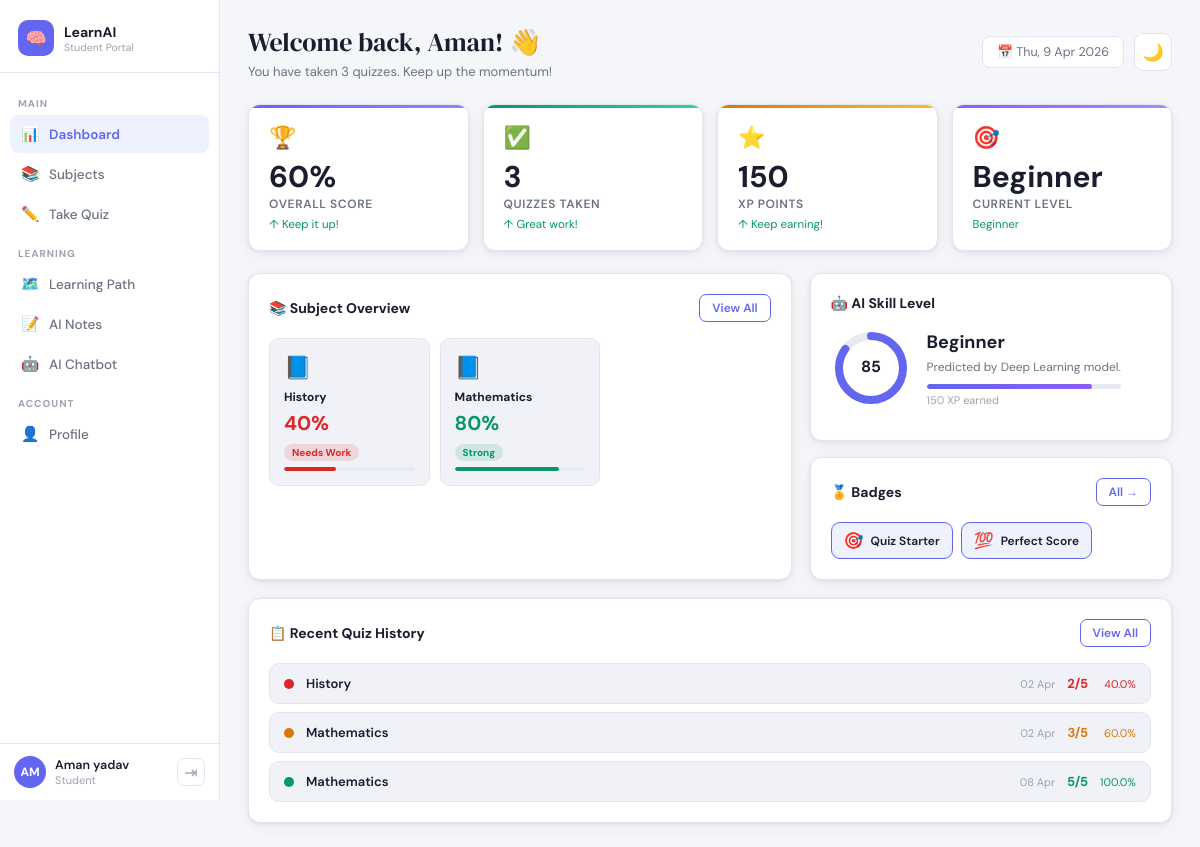
The page /student/dashboard (signed in) on the database its author committed.
### database/models.py (models this page shows)
class User(UserMixin, db.Model):
    __tablename__ = 'users'
    id            = db.Column(db.Integer, primary_key=True)
    name          = db.Column(db.String(100), nullable=False)
    email         = db.Column(db.String(120), unique=True, nullable=False)
    password_hash = db.Column(db.String(200), nullable=False)
    role          = db.Column(db.String(10), nullable=False, default='student')
    subject       = db.Column(db.String(100))
    class_level   = db.Column(db.String(20), nullable=True)  # e.g. "Class 5", "Class 10"
    points        = db.Column(db.Integer, default=0)
    level         = db.Column(db.String(20), default='Beginner')
    firebase_uid  = db.Column(db.String(200), nullable=True)   # ✅ FIXED: Google login ke liye
    created_at    = db.Column(db.DateTime, default=datetime.utcnow)
    quiz_results  = db.relationship('QuizResult', backref='user', lazy=True)
    chat_messages = db.relationship('ChatMessage', backref='user', lazy=True)
    notes         = db.relationship('Note', backref='user', lazy=True)

class QuizResult(db.Model):
    __tablename__ = 'quiz_results'
    id          = db.Column(db.Integer, primary_key=True)
    user_id     = db.Column(db.Integer, db.ForeignKey('users.id'), nullable=False)
    subject     = db.Column(db.String(50), nullable=False)
    score       = db.Column(db.Integer)
    total       = db.Column(db.Integer)
    percentage  = db.Column(db.Float)
    weak_topics = db.Column(db.Text)
    taken_at    = db.Column(db.DateTime, default=datetime.utcnow)

class Badge(db.Model):
    __tablename__ = 'badges'
    id        = db.Column(db.Integer, primary_key=True)
    user_id   = db.Column(db.Integer, db.ForeignKey('users.id'), nullable=False)
    badge_id  = db.Column(db.String(50))
    name      = db.Column(db.String(100))
    icon      = db.Column(db.String(10))
    earned_at = db.Column(db.DateTime, default=datetime.utcnow)

### app.py (the view)
@student_bp.route('/dashboard')
def dashboard():
    results    = get_user_quiz_results(current_user.id)
    scores     = analyze_skills(results) if results else {}
    level_name, conf, probs = predict_skill_level(scores)
    badges     = Badge.query.filter_by(user_id=current_user.id).all()
    path_row   = LearningPath.query.filter_by(user_id=current_user.id).first()
    weak       = sorted([(s,v) for s,v in scores.items() if v < 60], key=lambda x: x[1])
    return render_template('student/student_dashboard.html',
        user=current_user, results=results[:6], scores=scores,
        level_name=level_name, conf=round(conf*100), probs=probs,
        badges=badges, weak_topics=weak,
        path=json.loads(path_row.path_data) if path_row else [])

### app.py (called while the page is built)
@login_manager.user_loader
def load_user(user_id):
    return User.query.get(int(user_id))

def get_user_quiz_results(user_id):
    results = QuizResult.query.filter_by(user_id=user_id).all()
    return [{'subject': r.subject, 'score': r.score,
             'total': r.total, 'percentage': r.percentage,
             'taken_at': r.taken_at} for r in results]

@student_bp.before_request
def student_auth():
    if not current_user.is_authenticated:
        return redirect(url_for('login'))
    if current_user.role != 'student':
        return redirect(url_for('teacher.dashboard'))

### ml/deep_model.py (called while the page is built)
def load_model():
    global _model
    if _model is not None:
        return _model
    if TF_AVAILABLE and os.path.exists(MODEL_PATH):
        _model = keras.models.load_model(MODEL_PATH)
    return _model

def rule_based_level(avg_score):
    if avg_score >= 80: return 3
    if avg_score >= 65: return 2
    if avg_score >= 45: return 1
    return 0

def predict_skill_level(scores_dict):
    vector = [scores_dict.get(s, 0) for s in SUBJECTS]
    avg    = np.mean([v for v in vector if v > 0]) if any(vector) else 0
    model = load_model()
    if model is not None:
        arr   = np.array(vector).reshape(1, -1) / 100.0
        probs = model.predict(arr, verbose=0)[0]
        level_idx = int(np.argmax(probs))
        confidence = float(probs[level_idx])
    else:
        level_idx  = rule_based_level(avg)
        confidence = 0.85
        probs      = [0.0] * 4
        probs[level_idx] = confidence
    return LEVELS[level_idx], confidence, probs if isinstance(probs, list) else probs.tolist()

def analyze_skills(quiz_results):
    subject_data = {}
    for r in quiz_results:
        s = r['subject']
        if s not in subject_data:
            subject_data[s] = []
        subject_data[s].append(r['percentage'])
    return {s: round(sum(v)/len(v)) for s, v in subject_data.items()}

### templates/student/student_dashboard.html (shortened to what this page needs)
<!DOCTYPE html>
<html lang="en" data-theme="light">
<head>
</head>
<body>
<aside class="sidebar">
  <div class="logo"><div class="logo-icon">🧠</div><div><div class="logo-name">LearnAI</div><div class="logo-tag">Student Portal</div></div></div>
  <nav class="nav">
    <div class="ns">Main</div>
    <a href="/student/dashboard" class="na on"><span class="ni">📊</span> Dashboard</a>
    <a href="/student/subjects"  class="na"><span class="ni">📚</span> Subjects</a>
    <a href="/student/subjects"  class="na"><span class="ni">✏️</span> Take Quiz</a>
    <div class="ns">Learning</div>
    <a href="/student/path"      class="na"><span class="ni">🗺️</span> Learning Path</a>
    <a href="/student/notes"     class="na"><span class="ni">📝</span> AI Notes</a>
    <a href="/student/chatbot"   class="na"><span class="ni">🤖</span> AI Chatbot</a>
    <div class="ns">Account</div>
    <a href="/student/profile"   class="na"><span class="ni">👤</span> Profile</a>
  </nav>
  <div class="sfoot">
    <div class="uav">{{ user.name[:2].upper() if user.name else 'U' }}</div>
    <div>
      <div class="unm">{{ user.name }}</div>
      <div class="url">Student</div>
    </div>
    <a href="/logout" class="lb" title="Logout">⇥</a>
  </div>
</aside>
<main class="main">
  <div class="topbar">
    <div>
      <div class="page-title">Welcome back, {{ user.name.split()[0] }}! 👋</div>
      <div class="page-sub">
        {% if results %}
          You have taken {{ results|length }} quiz{{ 'zes' if results|length != 1 else '' }}. Keep up the momentum!
        {% else %}
          Start your first quiz to begin your learning journey!
        {% endif %}
      </div>
    </div>
    <div class="topbar-r">
      <div class="dbadge" id="dateBadge">📅 Loading...</div>
      <button class="tt" id="themeBtn" onclick="toggleTheme()">🌙</button>
    </div>
  </div>
  <div class="stats-row">
    <div class="sc s1">
      <div class="sc-em">🏆</div>
      <div class="sc-val">{% if scores %}{{ (scores.values()|list|sum / scores|length)|round|int }}%{% else %}0%{% endif %}</div>
      <div class="sc-lbl">Overall Score</div>
      <div class="sc-note">↑ Keep it up!</div>
    </div>
    <div class="sc s2">
      <div class="sc-em">✅</div>
      <div class="sc-val">{{ results|length }}</div>
      <div class="sc-lbl">Quizzes Taken</div>
      <div class="sc-note">↑ Great work!</div>
    </div>
    <div class="sc s3">
      <div class="sc-em">⭐</div>
      <div class="sc-val">{{ user.points or 0 }}</div>
      <div class="sc-lbl">XP Points</div>
      <div class="sc-note">↑ Keep earning!</div>
    </div>
    <div class="sc s4">
      <div class="sc-em">🎯</div>
      <div class="sc-val">{{ user.level or 'Beginner' }}</div>
      <div class="sc-lbl">Current Level</div>
      <div class="sc-note">{{ level_name }}</div>
    </div>
  </div>
  <div class="grid21">
    <div class="card">
      <div class="ch">
        <div class="ct">📚 Subject Overview</div>
        <a href="/student/subjects" class="ca">View All</a>
      </div>
      <div class="subj-grid">
        {% if scores %}
          {% for subject, score in scores.items() %}
          {% set color = '#059669' if score >= 75 else ('#d97706' if score >= 50 else '#dc2626') %}
          {% set tag = 'Strong' if score >= 75 else ('Good' if score >= 60 else 'Needs Work') %}
          <a href="/student/subjects" class="sjcard">
            <div class="sic">📘</div>
            <div class="snm">{{ subject }}</div>
            <div class="sscr" style="color:{{ color }}">{{ score }}%</div>
            <span class="stag" style="background:{{ color }}22;color:{{ color }}">{{ tag }}</span>
            <div class="bar-bg"><div class="bar-fill" style="width:{{ score }}%;background:{{ color }}"></div></div>
          </a>
          {% endfor %}
        {% else %}
          <div style="grid-column:span 3;text-align:center;padding:30px;color:var(--text3)">
            No quizzes taken yet.<br>
            <a href="/student/subjects" style="color:var(--primary);font-weight:600">Take your first quiz →</a>
          </div>
        {% endif %}
      </div>
    </div>
    <div style="display:flex;flex-direction:column;gap:16px">
      <div class="card">
        <div class="ch"><div class="ct">🤖 AI Skill Level</div></div>
        <div class="ring-wrap">
          <svg class="ring-svg" viewBox="0 0 80 80">
            <circle class="ring-track" cx="40" cy="40" r="32"/>
            <circle class="ring-fill-c" cx="40" cy="40" r="32" stroke="#6366f1"
              stroke-dasharray="{{ (conf * 2.01)|round|int }} 226"/>
            <text class="ring-lbl" x="40" y="40">{{ conf }}</text>
          </svg>
          <div>
            <div class="lvname">{{ level_name }}</div>
            <div class="lvdesc">Predicted by Deep Learning model.</div>
            <div style="margin-top:8px;height:5px;background:var(--surface3);border-radius:99px;overflow:hidden">
              <div style="width:{{ conf }}%;height:100%;background:linear-gradient(90deg,#6366f1,#8b5cf6);border-radius:99px"></div>
            </div>
            <div style="font-size:11px;color:var(--text3);margin-top:4px">{{ user.points or 0 }} XP earned</div>
          </div>
        </div>
      </div>
      <div class="card">
        <div class="ch">
          <div class="ct">🏅 Badges</div>
          <a href="/student/profile" class="ca">All →</a>
        </div>
        <div class="badges-row">
          {% if badges %}
            {% for badge in badges[:5] %}
            <div class="badge-item earned"><span class="bic">{{ badge.icon }}</span>{{ badge.name }}</div>
            {% endfor %}
          {% else %}
            <div style="font-size:12px;color:var(--text3)">Complete quizzes to earn badges! 🎯</div>
          {% endif %}
        </div>
      </div>
    </div>
  </div>
  <div class="card">
    <div class="ch">
      <div class="ct">📋 Recent Quiz History</div>
      <a href="/student/profile" class="ca">View All</a>
    </div>
    <div class="hist-list">
      {% if results %}
        {% for r in results[:5] %}
        {% set color = '#059669' if r.percentage >= 75 else ('#d97706' if r.percentage >= 50 else '#dc2626') %}
        <div class="hi">
          <div class="hdot" style="background:{{ color }}"></div>
          <div class="hsub">{{ r.subject }}</div>
          <div class="hdate">{{ r.taken_at.strftime('%d %b') if r.taken_at else '' }}</div>
          <div class="hscr" style="color:{{ color }}">{{ r.score }}/{{ r.total }}</div>
          <div class="hpct" style="color:{{ color }}">{{ r.percentage }}%</div>
        </div>
        {% endfor %}
      {% else %}
        <div style="text-align:center;padding:20px;color:var(--text3)">
          No quiz history yet. <a href="/student/subjects" style="color:var(--primary);font-weight:600">Start now →</a>
        </div>
      {% endif %}
    </div>
  </div>
</main>
</body>
</html>

### rows shown on the page
User: name "AM", name "Aman yadav", name "Aman", points "150", level "Beginner"
QuizResult: subject "History", score "40", tag "Needs Work", taken_at "02 Apr", score "2", total "5", percentage "40.0"
QuizResult: subject "Mathematics", score "80", tag "Strong", taken_at "02 Apr", score "3", total "5", percentage "60.0"
Badge: icon "🎯", name "Quiz Starter"
Badge: icon "💯", name "Perfect Score"
QuizResult: subject "Mathematics", taken_at "08 Apr", score "5", total "5", percentage "100.0"

### other values the page prints
{{ results|length }} "3"
{{ 'zes' if results|length != 1 else '' }} "zes"
{{ (scores.values()|list|sum / scores|length)|round|int }} "60"
{{ conf }} "85"
